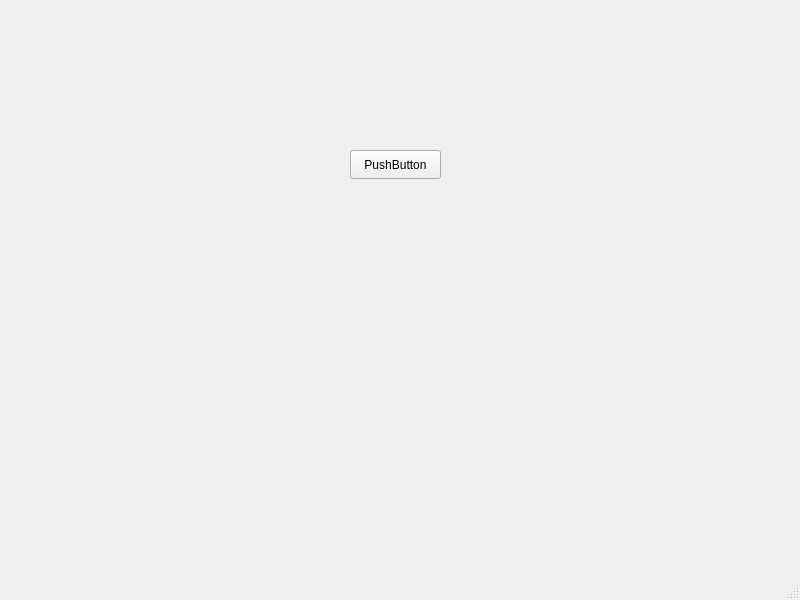
<?xml version="1.0" encoding="UTF-8"?>
<ui version="4.0">
 <class>MainWindow</class>
 <widget class="QMainWindow" name="MainWindow">
  <property name="geometry">
   <rect>
    <x>0</x>
    <y>0</y>
    <width>800</width>
    <height>600</height>
   </rect>
  </property>
  <property name="windowTitle">
   <string>MainWindow</string>
  </property>
  <widget class="QWidget" name="centralwidget">
   <widget class="QPushButton" name="pushButton">
    <property name="geometry">
     <rect>
      <x>350</x>
      <y>150</y>
      <width>91</width>
      <height>29</height>
     </rect>
    </property>
    <property name="text">
     <string>PushButton</string>
    </property>
   </widget>
  </widget>
  <widget class="QMenuBar" name="menubar">
   <property name="geometry">
    <rect>
     <x>0</x>
     <y>0</y>
     <width>800</width>
     <height>26</height>
    </rect>
   </property>
  </widget>
  <widget class="QStatusBar" name="statusbar"/>
 </widget>
 <resources/>
 <connections/>
</ui>
